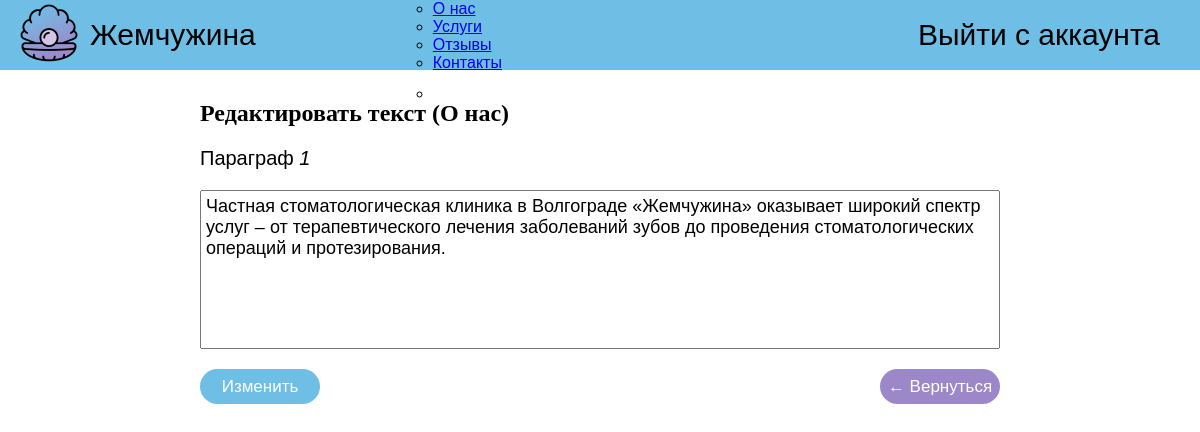
Screenshot of /app/admin/update-about-us.php?id=1 (signed in) with the database file from the repository.
### tables this page shows
CREATE TABLE `about_us` (
  `id` int(11) NOT NULL,
  `text` text NOT NULL
);

### app/admin/update-about-us.php (the view, shortened to what this page needs)
<?php
    require_once "includes/connect.php";
    $id = $_GET["id"];
    $update_text =  mysqli_fetch_assoc($con->query("SELECT * FROM `about_us` WHERE `id` = $id"));
?>
<!DOCTYPE html>
<html lang="en">
<head>
    <link rel="stylesheet" href="../css/update-page.css">
</head>
<body>
    <main>
        <?php include_once "admin-header.php"; ?>
        <section>
            <h2>Редактировать текст (О нас)</h2>
            <form action="includes/save-about-us.php" method="POST">
                <div class="row-edit">
                    <label for="">Параграф <em><?php echo $update_text["id"];?></em></label>
                    <textarea name="text" id="" cols="30" rows="7"><?php echo $update_text["text"]?></textarea>
                </div>
                <button type="submit">Изменить</button>
                 <a class ="return" href="admin-panel.php">&#8592; Вернуться</a>
            </form>
        </section>
    </main>
</body>
</html>

### app/css/update-page.css (style rules this page uses)
* { padding: 0; margin: 0; }
section { display: table; width: 800px; min-height: 400px; margin: auto; margin-top: 30px; }
section form { margin-top: 20px; }
section form .row-edit { display: -webkit-box; display: -ms-flexbox; display: flex; -webkit-box-orient: vertical; -webkit-box-direction: normal; -ms-flex-direction: column; flex-direction: column; margin-bottom: 20px; }
section form .row-edit label { font-family: "Montserrat", sans-serif; font-size: 20px; margin-bottom: 20px; }
section form .row-edit textarea { resize: none; padding: 5px; font-family: "Montserrat", sans-serif; font-size: 18px; }
section button { width: 120px; height: 35px; color: white; background-color: #6EBEE6; font-family: "Montserrat", sans-serif; font-size: 17px; border: none; border-radius: 30px; cursor: pointer; -webkit-transition: 0.7s linear; transition: 0.7s linear; }
section .return { float: right; display: -webkit-box; display: -ms-flexbox; display: flex; -webkit-box-pack: center; -ms-flex-pack: center; justify-content: center; -webkit-box-align: center; -ms-flex-align: center; align-items: center; width: 120px; height: 35px; text-decoration: none; color: white; background: #9C87C8; font-family: "Montserrat", sans-serif; font-size: 17px; border: none; border-radius: 30px; -webkit-transition: 0.7s linear; transition: 0.7s linear; }

### rows the page displays
about_us: id "1", text "Частная стоматологическая клиника в Волгограде «Жемчужина» оказывает широкий спектр услуг – от терапевтического лечения заболеваний зубов до проведения стоматологических операций и протезирования."
